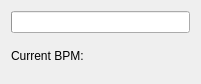
<?xml version="1.0" encoding="UTF-8"?>
<ui version="4.0">
 <class>BeatView</class>
 <widget class="QDialog" name="BeatView">
  <property name="geometry">
   <rect>
    <x>0</x>
    <y>0</y>
    <width>201</width>
    <height>84</height>
   </rect>
  </property>
  <property name="windowTitle">
   <string>Dialog</string>
  </property>
  <layout class="QHBoxLayout" name="horizontalLayout_2">
   <item>
    <layout class="QVBoxLayout" name="verticalLayout">
     <item>
      <widget class="QProgressBar" name="beatBar">
       <property name="value">
        <number>0</number>
       </property>
       <property name="textVisible">
        <bool>false</bool>
       </property>
      </widget>
     </item>
     <item>
      <layout class="QHBoxLayout" name="horizontalLayout">
       <item>
        <widget class="QLabel" name="bpmLabel">
         <property name="text">
          <string>Current BPM: </string>
         </property>
        </widget>
       </item>
       <item>
        <widget class="QLabel" name="bpmOutputLabel">
         <property name="text">
          <string/>
         </property>
        </widget>
       </item>
      </layout>
     </item>
    </layout>
   </item>
  </layout>
 </widget>
 <resources/>
 <connections/>
</ui>
